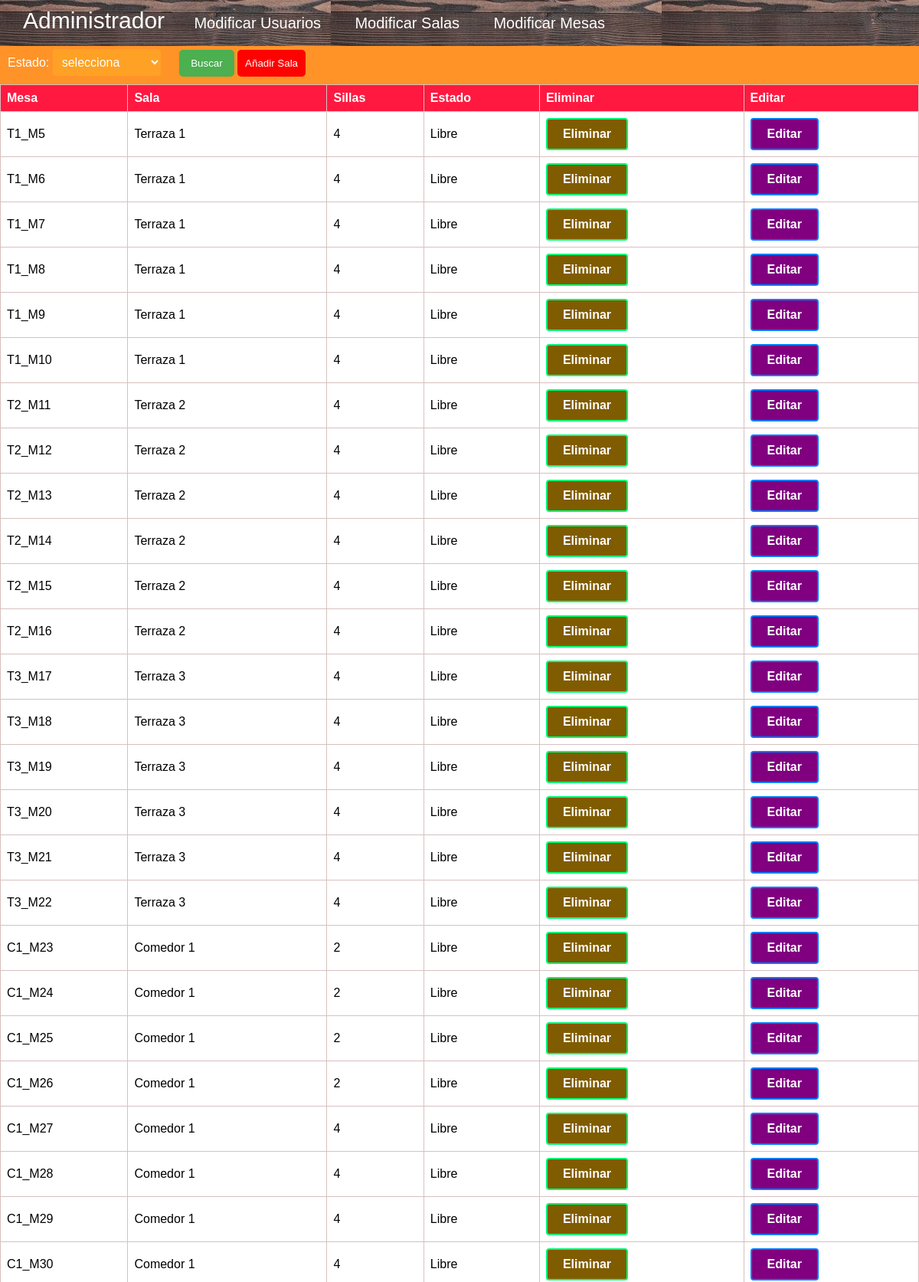
Page /php/homeAd.php (signed in, upper part) on the committed database.
### tables this page shows
CREATE TABLE tbl_mesas(
    id_mesa INT NOT NULL PRIMARY KEY AUTO_INCREMENT,
    nombre_mesa VARCHAR(20) NOT NULL,
    sillas INT (2) NOT NULL,
    id_estado_mesa INT NOT NULL,
    id_camarero INT,
    id_sala_mesa INT NOT NULL,
    hora TIME
);

CREATE TABLE tbl_salas(
    id_sala INT NOT NULL PRIMARY KEY AUTO_INCREMENT,
    id_tipos_sala INT NOT NULL,
    nombre_sala VARCHAR(20) NOT NULL,
    habilitado BINARY(1) NOT NULL
);

CREATE TABLE tbl_estado(
    id_estado INT NOT NULL PRIMARY KEY,
    estado_nombre VARCHAR(20) NOT NULL
);

### php/homeAd.php (the view, shortened to what this page needs)
<?php
    include './connection.php';
    if (!isset($_POST['est'])){
        $est='';
    }
    else{
        $est=$_POST['est'];
    }
?>
<!DOCTYPE html>
<html lang="en">
<head>
    <link rel="stylesheet" href="../css/styleMa3.css">
</head>
<body>
    <div class="nav">
        <label for="">Administrador</label>
        <button class="buN" onclick="usuarios()" id="usuariosBoton2">Modificar Usuarios</button>
        <button class="buN" onclick="salas()" id="salasBoton2">Modificar Salas</button>
        <button class="buN" onclick="mesas()" id="mesasBoton2">Modificar Mesas</button>
    </div>
    <br>
    <br>
    <br>
    <div class="tab" id="mes2">
        <div class="fil">
            <form action="../php/homeAd.php" method="post">
            <label for="">Estado:</label>
                <select name="est" id="est">
                    <option value="">selecciona</option>
                    <?php
                    $mostrar = "SELECT id_estado, estado_nombre FROM tbl_estado";
                    $stmt = $conn->query($mostrar);
                    try {
                        $result = $stmt->fetchAll(PDO::FETCH_ASSOC);
                        foreach ($result as $row) {
                            $tabla = $row['nombre_tipos'] . " " . $row['nombre_sala'];
                        }
                    } catch (PDOException $e) {
                        die("Error en la consulta de estados: " . $e->getMessage());
                    } finally {
                        $stmt = null;
                    }
                    ?>
                </select>
                <button type="submit" class="envio">Buscar</button>
                <button type="button" onclick="mostrarMes()" class="gold">Añadir Sala</button>
            </form>
       </div>
        <table>
            <thead>
                <tr>
                    <th>Mesa</th>
                    <th>Sala</th>
                    <th>Sillas</th>
                    <th>Estado</th>
                    <th>Eliminar</th>
                    <th>Editar</th>
                </tr>
            </thead>
            <tbody>
            <?php
            if ($est == '') {
                $mostrar = "SELECT tbl_mesas.id_mesa, tbl_mesas.nombre_mesa, tbl_mesas.sillas, tbl_estado.estado_nombre, tbl_mesas.id_estado_mesa, tbl_salas.id_sala, tbl_salas.nombre_sala
                            FROM tbl_mesas
                            INNER JOIN tbl_estado ON tbl_mesas.id_estado_mesa = tbl_estado.id_estado
                            INNER JOIN tbl_salas ON tbl_mesas.id_sala_mesa = tbl_salas.id_sala
                            INNER JOIN tbl_tipos_salas ON tbl_salas.id_tipos_sala = tbl_tipos_salas.id_tipos";
                $stmt20 = $conn->query($mostrar);
                try {
                    $result = $stmt20->fetchAll(PDO::FETCH_ASSOC);
                    foreach ($result as $row) {
                        echo "<tr>";
                        echo "<td>" . $row['nombre_mesa'] . "</td>";
                        $primera_letra = strtoupper(substr($row['nombre_mesa'], 0, 1));
                        if ($primera_letra == 'T') {
                            $tabla = "Terraza " . $row['nombre_sala'];
                        } elseif ($primera_letra == 'C') {
                            $tabla = "Comedor " . $row['nombre_sala'];
                        } elseif ($primera_letra == 'S') {
                            $tabla = "Sala Privada " . $row['nombre_sala'];
                        }
                        echo "<td>" . $tabla . "</td>";
                        echo "<td>" . $row['sillas'] . "</td>";
                        echo "<td>" . $row['estado_nombre'] . "</td>";
                        echo "<td><button class='boton3' onclick='eliminarMes(" . $row['id_mesa'] . ")'>Eliminar</button></td>";
                        echo "<td><button class='boton1' onclick='editarMes(" . $row['id_mesa'] . ", \"" . $row['nombre_mesa'] . "\", " . $row['sillas'] . ", " . $row['id_estado_mesa'] . ", " . $row['id_sala'] . ")'>Editar</button></td>";
                        echo "</tr>";
                    }
                } catch (PDOException $e) {
                    die("Error en la consulta de mesas: " . $e->getMessage());
                } finally {
                    $stmt20 = null;
                }
            }
            ?>
            </tbody>
        </table>
    </div>
</body>
</html>

### css/styleMa3.css (style rules this page uses)
body { margin: 0px; font-family: 'Poppins', sans-serif; background-color: orangered; background-image: url(../images/fondo.jpg); background-size: cover; }
table { width: 100%; border-collapse: collapse; margin-bottom: 20px; }
th { color: white; background-color: rgb(255, 25, 64); padding: 8px; }
td, th { border: 1px solid #d7c0c0; text-align: left; padding: 8px; }
tr { background-color: white; }
label { color: white; }
select { cursor: pointer; background-color: rgb(255, 161, 37); color: white; padding: 8px; font-size: 16px; border-radius: 4px; display: inline-block; box-sizing: border-box; margin-right: 20px; border: none; outline: none; }
.nav { padding: 10px; padding-left: 30px; font-size: 30px; height: 40px; width: 110%; position: fixed; background-image: url(../images/madera.jpg); background-color: brown; color: white; }
.buN { cursor: pointer; padding-left: 30px; font-size: 20px; background-color: transparent; color: white; border: none; }
.boton1, .boton2, .boton3 { display: inline-block; padding: 10px 20px; font-size: 16px; font-weight: bold; text-align: center; text-decoration: none; cursor: pointer; border-radius: 4px; transition: background-color 0.3s; }
.boton1 { background-color: purple; color: #fff; border: 2px solid #007bff; }
.boton3 { background-color: rgb(128, 92, 0); color: #fff; border: 2px solid #00ff73; }
.fil { padding: 10px; background-color: rgb(255, 147, 40); }
.tab { display: none; }
.envio, .volver { padding: 10px 15px; border-radius: 5px; cursor: pointer; }
.envio { background-color: #4caf50; color: white; border: none; }
.gold { background-color: #ff0101; color: white; border: none; padding: 10px; border-radius: 5px; cursor: pointer; }

### rows in the picture
tbl_mesas: nombre_mesa "T1_M5", id_sala_mesa.nombre_sala "Terraza 1", sillas "4", id_estado_mesa.estado_nombre "Libre"
tbl_mesas: nombre_mesa "T1_M6", id_sala_mesa.nombre_sala "Terraza 1", sillas "4", id_estado_mesa.estado_nombre "Libre"
tbl_mesas: nombre_mesa "T1_M7", id_sala_mesa.nombre_sala "Terraza 1", sillas "4", id_estado_mesa.estado_nombre "Libre"
tbl_mesas: nombre_mesa "T1_M8", id_sala_mesa.nombre_sala "Terraza 1", sillas "4", id_estado_mesa.estado_nombre "Libre"
tbl_mesas: nombre_mesa "T1_M9", id_sala_mesa.nombre_sala "Terraza 1", sillas "4", id_estado_mesa.estado_nombre "Libre"
tbl_mesas: nombre_mesa "T1_M10", id_sala_mesa.nombre_sala "Terraza 1", sillas "4", id_estado_mesa.estado_nombre "Libre"
tbl_mesas: nombre_mesa "T2_M11", id_sala_mesa.nombre_sala "Terraza 2", sillas "4", id_estado_mesa.estado_nombre "Libre"
tbl_mesas: nombre_mesa "T2_M12", id_sala_mesa.nombre_sala "Terraza 2", sillas "4", id_estado_mesa.estado_nombre "Libre"
tbl_mesas: nombre_mesa "T2_M13", id_sala_mesa.nombre_sala "Terraza 2", sillas "4", id_estado_mesa.estado_nombre "Libre"
tbl_mesas: nombre_mesa "T2_M14", id_sala_mesa.nombre_sala "Terraza 2", sillas "4", id_estado_mesa.estado_nombre "Libre"
tbl_mesas: nombre_mesa "T2_M15", id_sala_mesa.nombre_sala "Terraza 2", sillas "4", id_estado_mesa.estado_nombre "Libre"
tbl_mesas: nombre_mesa "T2_M16", id_sala_mesa.nombre_sala "Terraza 2", sillas "4", id_estado_mesa.estado_nombre "Libre"
tbl_mesas: nombre_mesa "T3_M17", id_sala_mesa.nombre_sala "Terraza 3", sillas "4", id_estado_mesa.estado_nombre "Libre"
tbl_mesas: nombre_mesa "T3_M18", id_sala_mesa.nombre_sala "Terraza 3", sillas "4", id_estado_mesa.estado_nombre "Libre"
tbl_mesas: nombre_mesa "T3_M19", id_sala_mesa.nombre_sala "Terraza 3", sillas "4", id_estado_mesa.estado_nombre "Libre"
tbl_mesas: nombre_mesa "T3_M20", id_sala_mesa.nombre_sala "Terraza 3", sillas "4", id_estado_mesa.estado_nombre "Libre"
tbl_mesas: nombre_mesa "T3_M21", id_sala_mesa.nombre_sala "Terraza 3", sillas "4", id_estado_mesa.estado_nombre "Libre"
tbl_mesas: nombre_mesa "T3_M22", id_sala_mesa.nombre_sala "Terraza 3", sillas "4", id_estado_mesa.estado_nombre "Libre"
tbl_mesas: nombre_mesa "C1_M23", id_sala_mesa.nombre_sala "Comedor 1", sillas "2", id_estado_mesa.estado_nombre "Libre"
tbl_mesas: nombre_mesa "C1_M24", id_sala_mesa.nombre_sala "Comedor 1", sillas "2", id_estado_mesa.estado_nombre "Libre"
tbl_mesas: nombre_mesa "C1_M25", id_sala_mesa.nombre_sala "Comedor 1", sillas "2", id_estado_mesa.estado_nombre "Libre"
tbl_mesas: nombre_mesa "C1_M26", id_sala_mesa.nombre_sala "Comedor 1", sillas "2", id_estado_mesa.estado_nombre "Libre"
tbl_mesas: nombre_mesa "C1_M27", id_sala_mesa.nombre_sala "Comedor 1", sillas "4", id_estado_mesa.estado_nombre "Libre"
tbl_mesas: nombre_mesa "C1_M28", id_sala_mesa.nombre_sala "Comedor 1", sillas "4", id_estado_mesa.estado_nombre "Libre"
tbl_mesas: nombre_mesa "C1_M29", id_sala_mesa.nombre_sala "Comedor 1", sillas "4", id_estado_mesa.estado_nombre "Libre"
tbl_mesas: nombre_mesa "C1_M30", id_sala_mesa.nombre_sala "Comedor 1", sillas "4", id_estado_mesa.estado_nombre "Libre"
